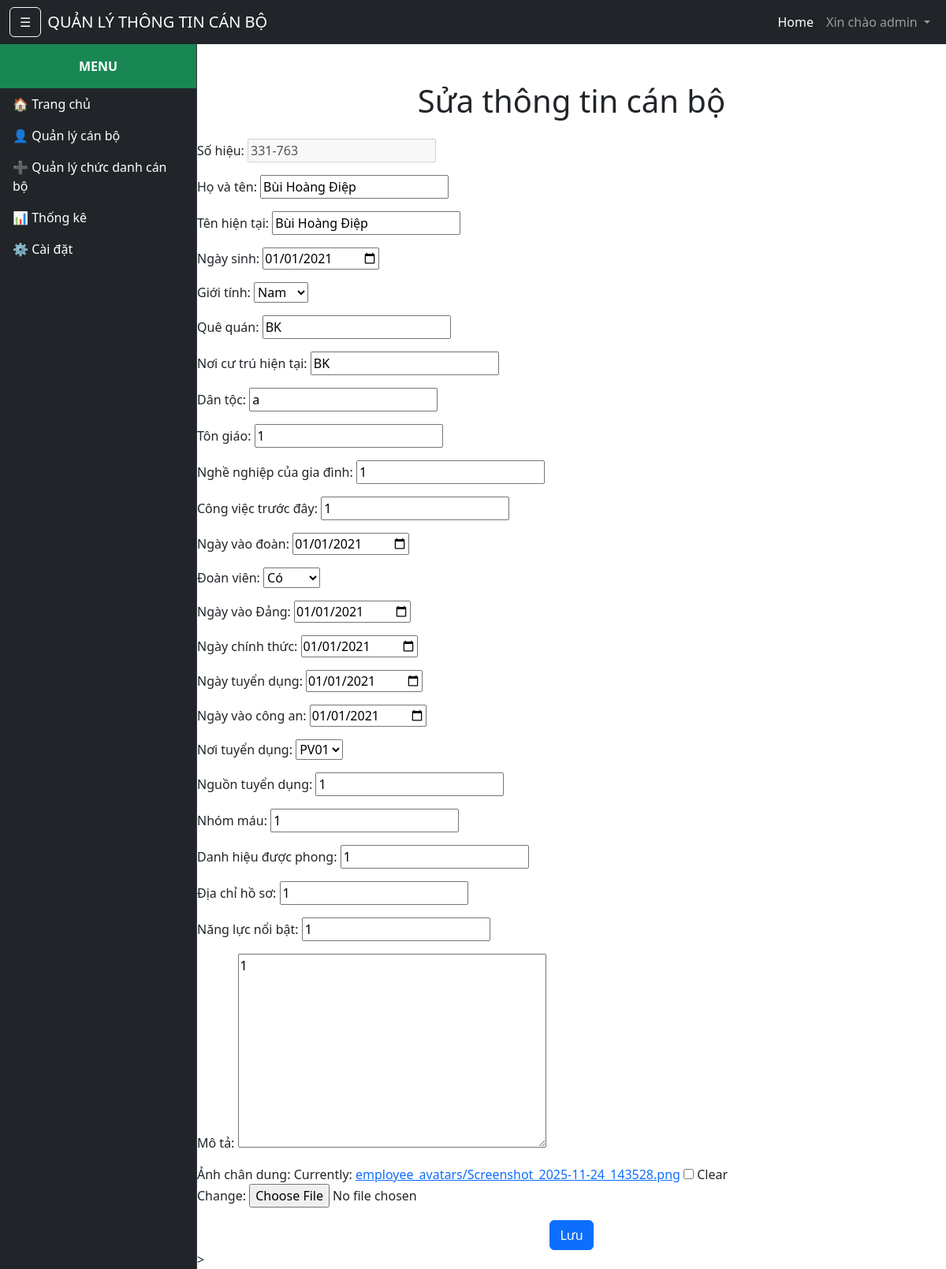
/edit/1/ (signed in), run on the app's committed database.
### users/models.py (models this page shows, shortened)
class User(AbstractUser):
    avatar = models.ImageField(upload_to='avatars/', null=True, blank=True)
    phone = models.CharField(max_length=15, null=True, blank=True)

### employee/models.py (models this page shows, shortened)
class Emp_information(models.Model):
    MEMBER_CHOICES = [
        ('Y', 'Có'),
        ('N', 'Không'),
    ]
    GENDER_CHOICES = [
        ('M', 'Nam'),
        ('F', 'Nữ'),
    ]
    id = models.AutoField(primary_key=True)
    emp_num = models.CharField("Số hiệu",max_length=10, unique=True, null=False)
    full_name = models.CharField("Họ và tên",max_length=100, null=False)
    current_name = models.CharField("Tên hiện tại",max_length=100, null=False)
    day_of_birth = models.DateField("Ngày sinh",null=False)
    gender = models.CharField("Giới tính",max_length=1, null=False,choices=GENDER_CHOICES)
    place_of_hometown = models.CharField("Quê quán",max_length=100, null=False)
    current_residence = models.CharField("Nơi cư trú hiện tại",max_length=100, null=False)
    nation = models.CharField("Dân tộc",max_length=50, null=False)
    religion = models.CharField("Tôn giáo",max_length=50, null=False)
    family_job = models.CharField("Nghề nghiệp của gia đình",max_length=100, null=False)
    before_job = models.CharField("Công việc trước đây",max_length=100, null=False)
    date_in_group = models.DateField("Ngày vào đoàn",null=False)
    union = models.CharField("Đoàn viên",max_length=1, null=False,choices=MEMBER_CHOICES)
    day_of_joining_the_party = models.DateField("Ngày vào Đảng",null=False)
    day_offical = models.DateField("Ngày chính thức",null=False)
    recruitment_day = models.DateField("Ngày tuyển dụng",null=False)
    date_of_joining_the_police = models.DateField("Ngày vào công an",null=False)
    recruitment_place = models.ForeignKey(company, on_delete=models.CASCADE, verbose_name="Nơi tuyển dụng", default='', null=True)
    recruitment_source = models.CharField("Nguồn tuyển dụng",max_length=100, null=False)
    blood_type = models.CharField("Nhóm máu",max_length=10, null=False)
    appellation = models.CharField("Danh hiệu được phong",max_length=50, null=False)
    keep_records = models.CharField("Địa chỉ hồ sơ",max_length=100, null=False)
    forte_ability = models.CharField("Năng lực nổi bật",max_length=100, null=False)
    Descriptions = models.TextField("Mô tả",null=True)
    avatar = models.ImageField("Ảnh chân dung",upload_to='employee_avatars/', null=True, blank=True)
    created_by = models.ForeignKey(settings.AUTH_USER_MODEL, on_delete=models.SET_NULL, null=True, verbose_name="Người tạo")
    created_at = models.DateTimeField("Ngày tạo", auto_now_add=True)

### employee/views.py (the view)
# urls.py: path('edit/<int:emp_id>/', views.edit_employee, name='edit_employee'),
@login_required
def edit_employee(request, emp_id):
    employee = get_object_or_404(Emp_information, id=emp_id)
    if request.method == 'POST':
        form = EmpInformationForm(request.POST, request.FILES, instance=employee)
        if form.is_valid():
            form.save()
            messages.success(request, 'Thông tin nhân viên đã được cập nhật thành công.')
            return redirect('employee:index')
    else:
        form = EmpInformationForm(instance=employee)
    return render(request, 'employee/edit_emp.html', {'form': form, 'employee': employee})

### employee/form.py (shortened to what this page needs)
class EmpInformationForm(forms.ModelForm):
    class Meta:
        model = Emp_information
        fields = ['emp_num','full_name','current_name','day_of_birth','gender','place_of_hometown','current_residence','nation','religion',
                  'family_job','before_job','date_in_group','union','day_of_joining_the_party','day_offical',
                'recruitment_day','date_of_joining_the_police','recruitment_place','recruitment_source','blood_type',
                'appellation','keep_records','forte_ability','Descriptions','avatar']
        widgets = {
            'day_of_birth': forms.DateInput(attrs={'type': 'date'}),
            'date_in_group': forms.DateInput(attrs={'type': 'date'}),
            'day_of_joining_the_party': forms.DateInput(attrs={'type': 'date'}),
            'day_offical': forms.DateInput(attrs={'type': 'date'}),
            'recruitment_day': forms.DateInput(attrs={'type': 'date'}),
            'date_of_joining_the_police': forms.DateInput(attrs={'type': 'date'}),
        }
    def __init__(self, *args, **kwargs):
        super().__init__(*args, **kwargs)
        if self.instance.pk:
            self.fields['emp_num'].disabled = True

### employee/models.py (called while the page is built)
    def __str__(self):
        return self.name

### employee/templates/employee/edit_emp.html (shortened to what this page needs)
{% extends 'base.html' %}
{% block content %}
    <div class="text-center mt-5">
        <h1>Sửa thông tin cán bộ</h1>
    </div>
    <div>
        <form method="POST" class="mt-4" enctype="multipart/form-data">
            {{ form.as_p }}
            <div class="text-center">
                <button type="submit" class="btn btn-primary">Lưu</button>
            </div>
        </form>
    </div>>
{% endblock %}

### templates/base.html (shortened to what this page needs)
<!DOCTYPE html>
{% load static %}
<html lang="en">
<head>
    <link rel="stylesheet" href="{% static 'fontawesome/css/all.min.css' %}">
    <link href="{% static 'css/styles.css' %}" rel="stylesheet">
    <link href="{% static 'css/sub-table.css' %}" rel="stylesheet">
</head>
<body>
<nav class="navbar navbar-expand-lg navbar-dark bg-dark">
    <div class="container-fluid">
        <button class="btn btn-outline-light me-2" id="menu-toggle">☰</button>
        <a class="navbar-brand" href="{% url 'employee:index' %}">QUẢN LÝ THÔNG TIN CÁN BỘ</a>
        <div class="collapse navbar-collapse" id="navbarSupportedContent">
            <ul class="navbar-nav ms-auto mb-2 mb-lg-0">
                <li class="nav-item">
                    <a class="nav-link active" href="{% url 'employee:index' %}">Home</a>
                </li>
                {% if user.is_authenticated %}
                <li class="nav-item dropdown">
                    <a class="nav-link dropdown-toggle" href="#" role="button" data-bs-toggle="dropdown">
                        Xin chào {{ user.username }}
                    </a>
                </li>
                {% else %}
                <li class="nav-item">
                    <a class="nav-link" href="{% url 'login' %}">Login</a>
                </li>
                {% endif %}
            </ul>
        </div>
    </div>
</nav>
<div class="d-flex" id="wrapper">
    <div id="sidebar-wrapper">
        <div class="sidebar-heading">MENU</div>
        <div class="list-group list-group-flush">
            <a href="{% url 'employee:index' %}" class="list-group-item list-group-item-action">🏠 Trang chủ</a>
            <a href="{% url 'employee:index' %}" class="list-group-item list-group-item-action">👤 Quản lý cán bộ</a>
            <a href="{% url 'employee:index_emp_tile' %}" class="list-group-item list-group-item-action">➕ Quản lý chức danh cán bộ</a>
            <a href="#" class="list-group-item list-group-item-action">📊 Thống kê</a>
            <a href="#" class="list-group-item list-group-item-action">⚙ Cài đặt</a>
        </div>
    </div>
    <div id="page-content-wrapper" class="flex-grow-1 w-100">
        <div class="container-fluid px-0 w-100 ">
            {% block content %}
            {% endblock %}
        </div>
</div>
</body>

### data on the page
User: username "admin"
Emp_information: emp_num "331-763", full_name "Bùi Hoàng Điệp", current_name "Bùi Hoàng Điệp", day_of_birth "01/01/2021", gender "Nam", place_of_hometown "BK", current_residence "BK", nation "a", religion "1", family_job "1", before_job "1", date_in_group "01/01/2021", union "Có", day_of_joining_the_party "01/01/2021", day_offical "01/01/2021", recruitment_day "01/01/2021", date_of_joining_the_police "01/01/2021", recruitment_place "PV01", recruitment_source "1", blood_type "1", appellation "1", keep_records "1", forte_ability "1", Descriptions "1"
